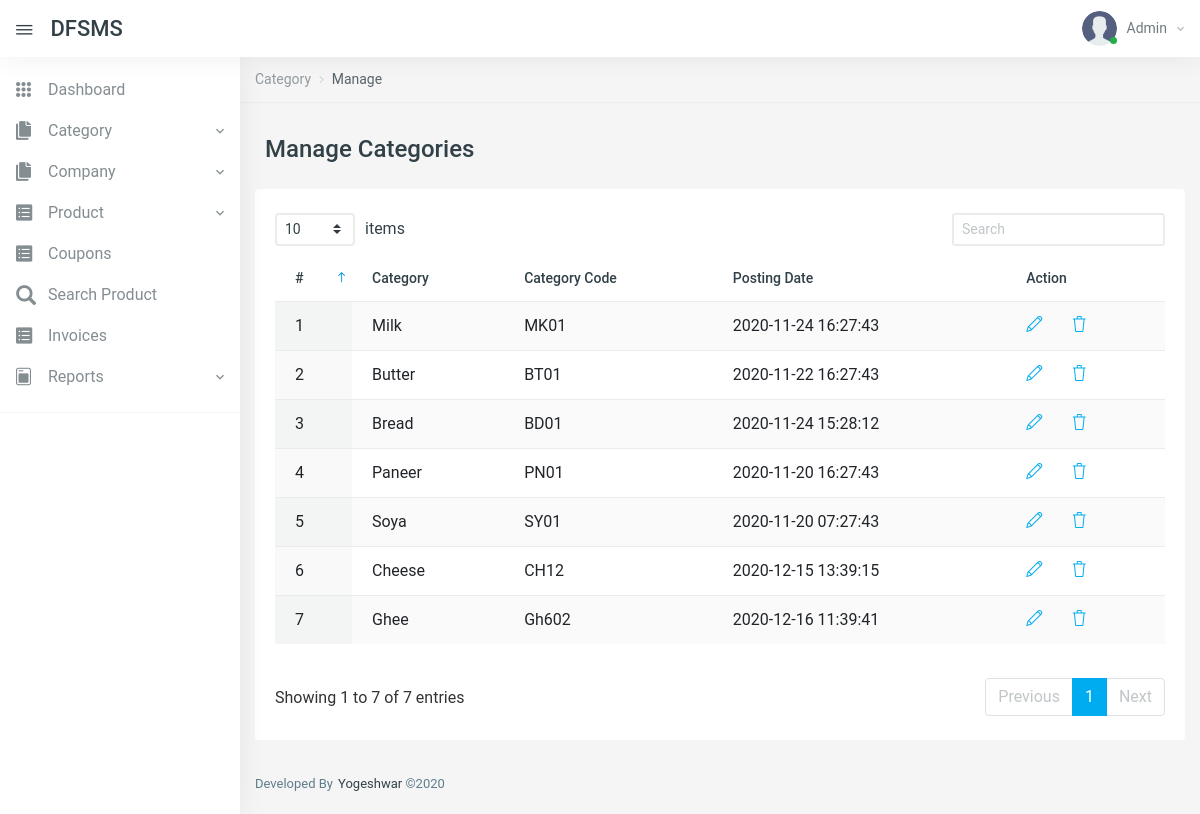
Page /manage-categories.php (signed in) on the committed database.
### tables this page shows
CREATE TABLE `tblcategory` (
  `id` int(11) NOT NULL,
  `CategoryName` varchar(200) DEFAULT NULL,
  `CategoryCode` varchar(50) DEFAULT NULL,
  `PostingDate` timestamp NULL DEFAULT current_timestamp()
);

### manage-categories.php (the view, shortened to what this page needs)
<?php
include('includes/config.php');
if (strlen($_SESSION['aid']==0)) {
  header('location:logout.php');
  } else{
?>
<!DOCTYPE html>
<html lang="en">
<head>
    <link href="vendors/datatables.net-dt/css/jquery.dataTables.min.css" rel="stylesheet" type="text/css" />
    <link href="vendors/datatables.net-responsive-dt/css/responsive.dataTables.min.css" rel="stylesheet" type="text/css" />
    <link href="vendors/jquery-toggles/css/toggles.css" rel="stylesheet" type="text/css">
    <link href="vendors/jquery-toggles/css/themes/toggles-light.css" rel="stylesheet" type="text/css">
    <link href="dist/css/style.css" rel="stylesheet" type="text/css">
</head>
<body>
	<div class="hk-wrapper hk-vertical-nav">
<?php include_once('includes/navbar.php');
include_once('includes/sidebar.php');
?>
        <div class="hk-pg-wrapper">
            <nav class="hk-breadcrumb" aria-label="breadcrumb">
                <ol class="breadcrumb breadcrumb-light bg-transparent">
<li class="breadcrumb-item"><a href="#">Category</a></li>
<li class="breadcrumb-item active" aria-current="page">Manage</li>
                </ol>
            </nav>
            <div class="container">
<div class="hk-pg-header">
 <h4 class="hk-pg-title"><span class="pg-title-icon"><span class="feather-icon"><i data-feather="database"></i></span></span>Manage Categories</h4>
                </div>
                <div class="row">
                    <div class="col-xl-12">
                        <section class="hk-sec-wrapper">
                            <div class="row">
                                <div class="col-sm">
                                    <div class="table-wrap">
                                        <table id="datable_1" class="table table-hover w-100 display pb-30">
                                            <thead>
                                                <tr>
                                                    <th>#</th>
                                                    <th>Category</th>
                                                    <th>Category Code</th>
                                                    <th>Posting Date</th>
                                                    <th>Action</th>
                                                </tr>
                                            </thead>
                                            <tbody>
<?php
$rno=mt_rand(10000,99999);
$query=mysqli_query($con,"select * from tblcategory");
$cnt=1;
while($row=mysqli_fetch_array($query))
{
?>
<tr>
<td><?php echo $cnt;?></td>
<td><?php echo $row['CategoryName'];?></td>
<td><?php echo $row['CategoryCode'];?></td>
<td><?php echo $row['PostingDate'];?></td>
<td>
<a href="edit-category.php?catid=<?php echo base64_encode($row['id'].$rno);?>" class="mr-25" data-toggle="tooltip" data-original-title="Edit"> <i class="icon-pencil"></i></a>
<a href="manage-categories.php?del=<?php echo base64_encode($row['id'].$rno);?>" data-toggle="tooltip" data-original-title="Delete" onclick="return confirm('Do you really want to delete?');"> <i class="icon-trash txt-danger"></i> </a>
</td>
</tr>
<?php
$cnt++;
} ?>
                                            </tbody>
                                        </table>
                                    </div>
                                </div>
                            </div>
                        </section>
                    </div>
                </div>
            </div>
<?php include_once('includes/footer.php');?>
        </div>
    </div>
</body>
</html>
<?php } ?>

### includes/navbar.php (shortened to what this page needs)
     <nav class="navbar navbar-expand-xl navbar-light fixed-top hk-navbar">
            <a id="navbar_toggle_btn" class="navbar-toggle-btn nav-link-hover" href="javascript:void(0);"><i class="ion ion-ios-menu"></i></a>
            <a class="navbar-brand" href="dashboard.php">DFSMS
            </a>
            <ul class="navbar-nav hk-navbar-content">
                <li class="nav-item dropdown dropdown-authentication">
                    <a class="nav-link dropdown-toggle no-caret" href="#" role="button" data-toggle="dropdown" aria-haspopup="true" aria-expanded="false">
                        <div class="media">
                            <div class="media-img-wrap">
                                <div class="avatar">
                                    <img src="dist/img/user.png" alt="user" class="avatar-img rounded-circle">
                                </div>
                                <span class="badge badge-success badge-indicator"></span>
                            </div>
<?php
$adminid=$_SESSION['aid'];
$query=mysqli_query($con,"select AdminName from tbladmin where id='$adminid'");
$row=mysqli_fetch_array($query);
?>
                            <div class="media-body">
                                <span><?php echo $row['AdminName'];?><i class="zmdi zmdi-chevron-down"></i></span>
                            </div>
                        </div>
                    </a>
                </li>
            </ul>
        </nav>

### rows in the picture
tblcategory: CategoryName "Milk", CategoryCode "MK01", PostingDate "2020-11-24 16:27:43"
tblcategory: CategoryName "Butter", CategoryCode "BT01", PostingDate "2020-11-22 16:27:43"
tblcategory: CategoryName "Bread", CategoryCode "BD01", PostingDate "2020-11-24 15:28:12"
tblcategory: CategoryName "Paneer", CategoryCode "PN01", PostingDate "2020-11-20 16:27:43"
tblcategory: CategoryName "Soya", CategoryCode "SY01", PostingDate "2020-11-20 07:27:43"
tblcategory: CategoryName "Cheese", CategoryCode "CH12", PostingDate "2020-12-15 13:39:15"
tblcategory: CategoryName "Ghee", CategoryCode "Gh602", PostingDate "2020-12-16 11:39:41"

### other values in the picture
$row['AdminName'] "Admin"
